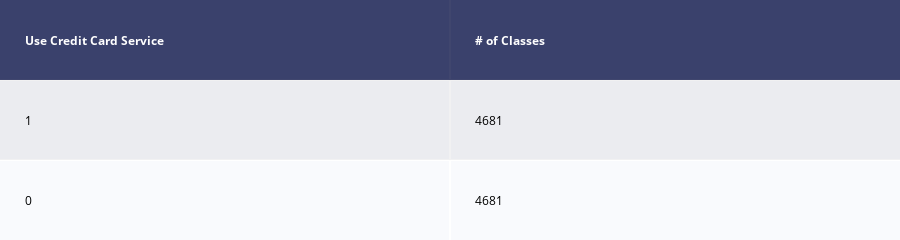

Write notebook code for a chart like this one.
### Code cell
# Balance class Up Sampling
# As there is only 580 members that are using the mortgage service.
# Will upsample the 580 (yes) to 4681
# Evaluate imbalanced classification model with different metrics

np.random.seed(42)

# Class count
count_class_0, count_class_1 = df_prediction[var_to_predict[0]].value_counts()

# Divide by class
df_class_0 = df_prediction[df_prediction[var_to_predict[0]] == 0]
df_class_1 = df_prediction[df_prediction[var_to_predict[0]] == 1]


df_class_1_over = df_class_1.sample(count_class_0, replace=True)
df_test_over = pd.concat([df_class_0, df_class_1_over], axis=0)

print('Random over-sampling:')
print(df_test_over[var_to_predict[0]].value_counts())

draw_col_shape(df_test_over,var_to_predict)
plt.show()

### Figure 1 — Plotly figure (JSON) as saved in the notebook; plotly's stock layout.template omitted (floating-point values rounded to 4 significant figures)
{"data": [{"colorscale": [[0, "#00083e"], [0.5, "#ededee"], [1, "#ffffff"]], "hoverinfo": "none", "opacity": 0.75, "showscale": false, "type": "heatmap", "z": [[0, 0], [0.5, 0.5], [1, 1]]}], "layout": {"annotations": [{"align": "left", "font": {"color": "#ffffff"}, "showarrow": false, "text": "<b>Use Credit Card Service</b>", "x": -0.45, "xanchor": "left", "xref": "x", "y": 0, "yref": "y"}, {"align": "left", "font": {"color": "#ffffff"}, "showarrow": false, "text": "<b># of Classes</b>", "x": 0.55, "xanchor": "left", "xref": "x", "y": 0, "yref": "y"}, {"align": "left", "font": {"color": "#000000"}, "showarrow": false, "text": "1", "x": -0.45, "xanchor": "left", "xref": "x", "y": 1, "yref": "y"}, {"align": "left", "font": {"color": "#000000"}, "showarrow": false, "text": "4681", "x": 0.55, "xanchor": "left", "xref": "x", "y": 1, "yref": "y"}, {"align": "left", "font": {"color": "#000000"}, "showarrow": false, "text": "0", "x": -0.45, "xanchor": "left", "xref": "x", "y": 2, "yref": "y"}, {"align": "left", "font": {"color": "#000000"}, "showarrow": false, "text": "4681", "x": 0.55, "xanchor": "left", "xref": "x", "y": 2, "yref": "y"}], "height": 140, "margin": {"b": 0, "l": 0, "r": 0, "t": 0}, "xaxis": {"dtick": 1, "gridwidth": 2, "showticklabels": false, "tick0": -0.5, "ticks": "", "zeroline": false}, "yaxis": {"autorange": "reversed", "dtick": 1, "gridwidth": 2, "showticklabels": false, "tick0": 0.5, "ticks": "", "zeroline": false}}}
